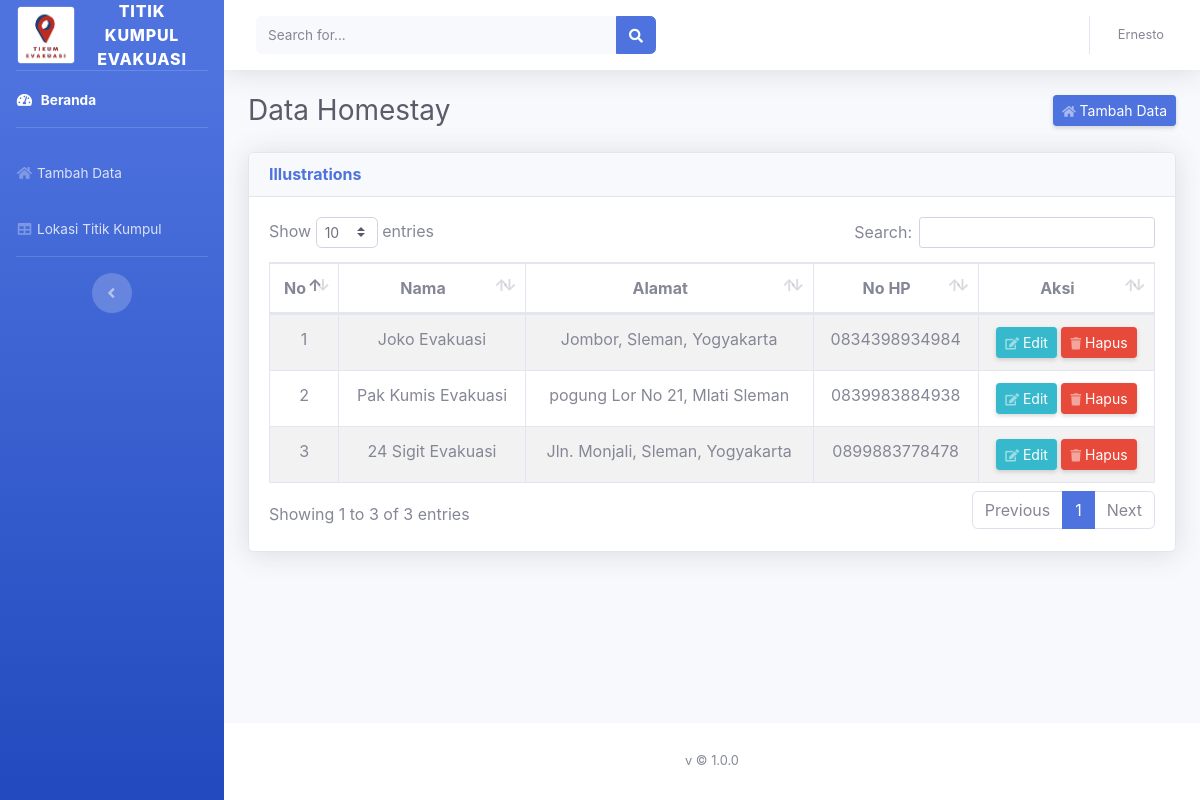
Screenshot of /admin/index.php?halaman=evakuasi with the database file from the repository.
### tables this page shows
CREATE TABLE `tb_evakuasi` (
  `id_evakuasi` int(11) NOT NULL,
  `nama` varchar(100) NOT NULL,
  `alamat` text NOT NULL,
  `no_hp` varchar(13) NOT NULL,
  `lat` varchar(55) NOT NULL,
  `lng` varchar(55) NOT NULL
);

### admin/backend/select_evakuasi.php (the view, shortened to what this page needs)
<?php
include "../koneksi/koneksi.php";
$no = 1;
$sql = mysqli_query($koneksi, "select * from tb_evakuasi");
while ($result = $sql->fetch_assoc()) {
  ?>
  <td class="text-center"><?php echo $no++; ?></td>
  <td class="text-center"><?php echo $result['nama']; ?></td>
  <td class="text-center"><?php echo $result['alamat']; ?></td>
  <td class="text-center"><?php echo $result['no_hp']; ?></td>
  <td align="center">
    <a href="?halaman=evakuasi&aksi=edit_evakuasi&id=<?php echo $result['id_evakuasi']; ?>"
      class="d-none d-sm-inline-block btn btn-sm btn-info shadow-sm"><i class="fas fa-edit fa-sm text-white-50"></i>
      Edit</a>
    <a href="?halaman=evakuasi&aksi=hapus_evakuasi&id=<?php echo $result['id_evakuasi']; ?>"
      class="d-none d-sm-inline-block btn btn-sm btn-danger shadow-sm"><i class="fas fa-trash fa-sm text-white-50"></i>
      Hapus</a>
  </td>
<?php }
?>

### admin/index.php (shortened to what this page needs)
<!DOCTYPE html>
<html lang="en">
<head>
  <link href="../assets/vendor/fontawesome-free/css/all.min.css" rel="stylesheet" type="text/css">
  <link href="../assets/css/sb-admin-2.min.css" rel="stylesheet">
  <link href="../assets/css/sweetalert.css" rel="stylesheet">
  <link href="../assets/vendor/datatables/dataTables.bootstrap4.min.css" rel="stylesheet">
  <link rel="stylesheet" href="https://unpkg.com/leaflet@1.5.1/dist/leaflet.css"
 />
</head>
<body id="page-top">
  <div id="wrapper">
    <ul class="navbar-nav bg-gradient-primary sidebar sidebar-dark accordion" id="accordionSidebar">
      <a class="sidebar-brand d-flex align-items-center justify-content-center" href="#">
        <div class="sidebar-brand-icon">
          <img src="../assets/img/icon.png" alt="Icon" style="width: 60px; height: 60px;">
        </div>
        <div class="sidebar-brand-text mx-3">Titik Kumpul Evakuasi<sup></sup></div>
      </a>
      <hr class="sidebar-divider my-0">
      <li class="nav-item active">
        <a class="nav-link" href="?halaman=beranda">
          <i class="fas fa-fw fa-tachometer-alt"></i>
          <span>Beranda</span></a>
      </li>
      <hr class="sidebar-divider">
      <li class="nav-item">
        <a class="nav-link" href="?halaman=evakuasi"><i class="fas fa-fw fa-home"></i><span>Tambah Data</span></a>
      </li>
      <li class="nav-item">
        <a class="nav-link" href="?halaman=peta"><i class="fas fa-fw fa-table"></i><span>Lokasi Titik Kumpul</span></a>
      </li>
      <hr class="sidebar-divider d-none d-md-block">
      <div class="text-center d-none d-md-inline">
        <button class="rounded-circle border-0" id="sidebarToggle"></button>
      </div>
    </ul>
    <div id="content-wrapper" class="d-flex flex-column">
      <div id="content">
        <nav class="navbar navbar-expand navbar-light bg-white topbar mb-4 static-top shadow">
          <form class="d-none d-sm-inline-block form-inline mr-auto ml-md-3 my-2 my-md-0 mw-100 navbar-search">
            <div class="input-group">
              <input type="text" class="form-control bg-light border-0 small" placeholder="Search for..."
                aria-label="Search" aria-describedby="basic-addon2">
              <div class="input-group-append">
                <button class="btn btn-primary" type="button">
                  <i class="fas fa-search fa-sm"></i>
                </button>
              </div>
            </div>
          </form>
          <ul class="navbar-nav ml-auto">
            <li class="nav-item dropdown no-arrow">
              <a class="nav-link dropdown-toggle" href="../assets/#" id="userDropdown" role="button"
                data-toggle="dropdown" aria-haspopup="true" aria-expanded="false">
                <span class="mr-2 d-none d-lg-inline text-gray-600 small">Ernesto</span>
              </a>
            </li>
          </ul>
        </nav>
        <?php
        include 'page.php';
        ?>
      </div>
      <footer class="sticky-footer bg-white">
        <div class="container my-auto">
          <div class="copyright text-center my-auto">
            <span>v &copy; 1.0.0</span>
          </div>
        </div>
      </footer>
    </div>
  </div>
</body>
</html>

### admin/page.php
<?php
$halaman = @$_GET['halaman'];
$aksi = @$_GET['aksi'];
if ($halaman == "evakuasi") {
  if ($aksi == "") {
    include 'page/hal_evakuasi.php';
  } elseif ($aksi == "select_pengumuman") {
    include 'data/select_sampah.php';
  } elseif ($aksi == "tambah_evakuasi") {
    include 'page/hal_tambah_evakuasi.php';
  } elseif ($aksi == "hapus_evakuasi") {
    include 'backend/hapus_evakuasi.php';
  } elseif ($aksi == "edit_evakuasi") {
    include 'page/hal_ubah_evakuasi.php';
  }
} elseif ($halaman == "peta") {
  if ($aksi == "") {
    include 'page/hal_peta.php';
  }
} elseif ($halaman == "beranda") {
  if ($aksi == "") {
    include 'page/index.php';
  }
} elseif ($halaman == "logut") {
  if ($aksi == "") {
    include 'backend/logut.php';
  }
}
?>

### admin/page/hal_evakuasi.php
<div class="container-fluid">
  <div class="d-sm-flex align-items-center justify-content-between mb-4">
    <h1 class="h3 mb-0 text-gray-800">Data Homestay</h1>
    <a href="?halaman=evakuasi&aksi=tambah_evakuasi"
      class="d-none d-sm-inline-block btn btn-sm btn-primary shadow-sm"><i class="fas fa-home fa-sm text-white-50"></i>
      Tambah Data</a>
  </div>
  <div class="row">
    <div class="col-xl-12 col-lg-7">
      <div class="card shadow mb-12">
        <div class="card-header py-12">
          <h6 class="m-0 font-weight-bold text-primary">Illustrations</h6>
        </div>
        <div class="card-body">
          <div class="table-responsive">
            <table class="table table-striped table-bordered table-hover" id="dataTables-example">
              <thead>
                <tr>
                  <th class="text-center">No</th>
                  <th class="text-center">Nama</th>
                  <th class="text-center">Alamat</th>
                  <th class="text-center">No HP</th>
                  <th class="text-center">Aksi</th>
                </tr>
              </thead>
              <tbody>
                <?php
                include 'backend/select_evakuasi.php';
                ?>
              </tbody>
            </table>
          </div>
        </div>
      </div>
    </div>
  </div>
</div>

### rows the page displays
tb_evakuasi: nama "Joko Evakuasi", alamat "Jombor, Sleman, Yogyakarta", no_hp "0834398934984"
tb_evakuasi: nama "Pak Kumis Evakuasi", alamat "pogung Lor No 21, Mlati Sleman", no_hp "0839983884938"
tb_evakuasi: nama "24 Sigit Evakuasi", alamat "Jln. Monjali, Sleman, Yogyakarta", no_hp "0899883778478"
